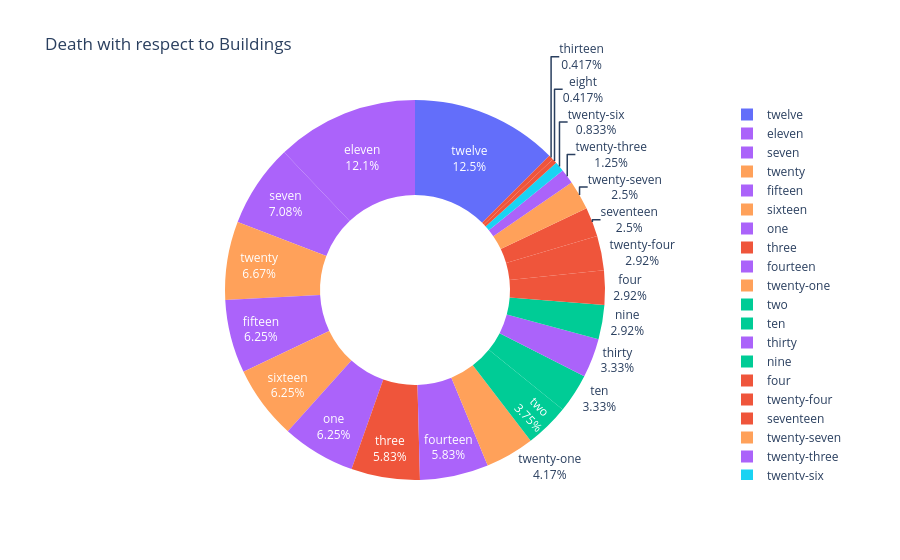

Here is the notebook cell this chart was saved with:
### Markdown cell above
a) Update Color of text inside the graph

### Code cell
fig.update_traces(insidetextfont_color="white")

### Figure 1 — Plotly figure (JSON) as saved in the notebook; plotly's stock layout.template omitted (floating-point values rounded to 4 significant figures; data arrays with more than 128 entries replaced by an {"elided": "..."} marker saying what was removed)
{"data": [{"customdata": {"elided": "240x1 str values"}, "domain": {"x": [0, 1], "y": [0, 1]}, "hole": 0.5, "hovertemplate": "Bldg #=%{label}<br>Deaths=%{value}<br>Side=%{customdata[0]}<extra></extra>", "insidetextfont": {"color": "white"}, "labels": {"elided": "240 str values"}, "legendgroup": "", "marker": {"colors": {"elided": "240 str values"}}, "name": "", "showlegend": true, "textinfo": "label+percent", "type": "pie", "values": {"elided": "240 int values"}}], "layout": {"legend": {"tracegroupgap": 0}, "title": {"text": "Death with respect to Buildings"}}}
